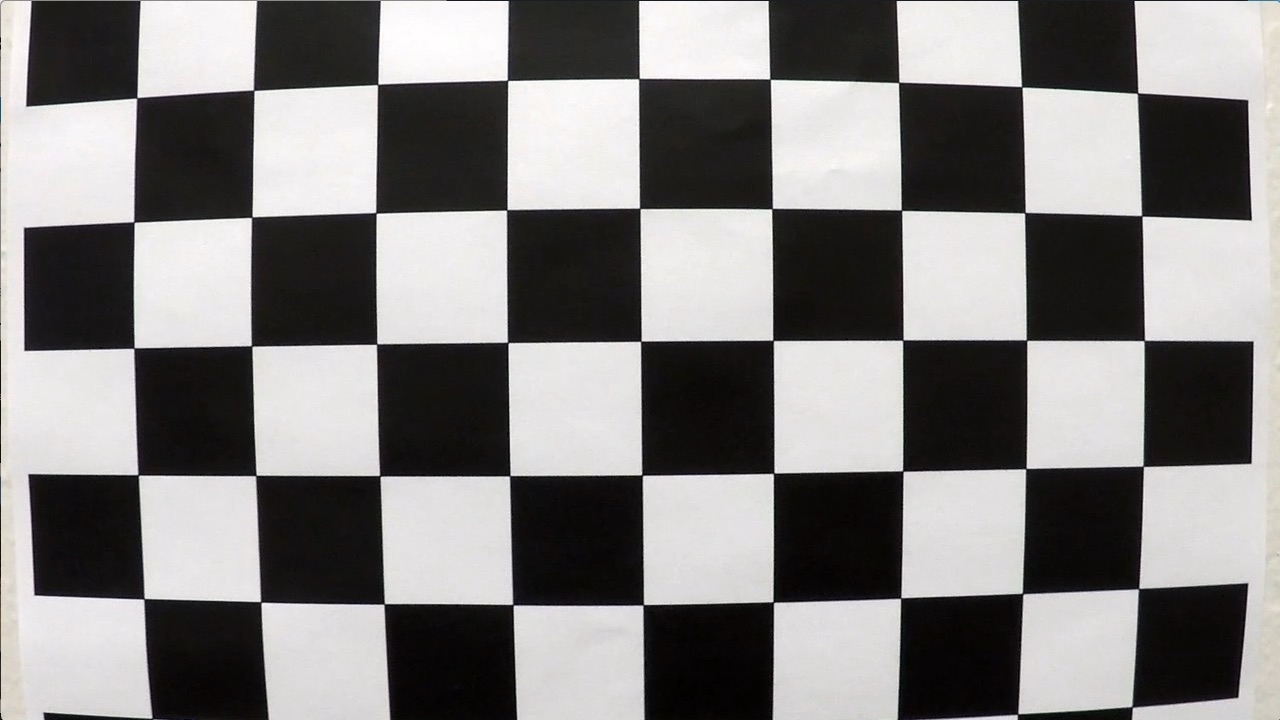
#> input picture CarND-Advanced-Lane-Lines/camera_cal/calibration1.jpg, 1280 x 720 px
$ python -i P2.py   (imports and definitions only)   (older library calls are emulated)
#> lines starting #> are read from the running program, lines starting #| are printed output that depends on the picture; long printed decimals are rounded
#!/usr/bin/env python
# coding: utf-8
# Self-Driving Car Engineer Nanodegree
# Project: **Finding Lane Lines on the Road**
# Author: Karthik Kalidas

# Import packages
import os
import numpy as np
import cv2
import glob
import matplotlib.pyplot as plt
import matplotlib.image as mpimg
from moviepy.editor import VideoFileClip

TEST_DIR = './test_images/'
SAVE_DIR = TEST_DIR + 'undistorted/'

# [38 lines left out: function camera_cal, not called in this run]

def abs_sobel_thresh(gray, orient='x', sobel_kernel=3, thresh=(0, 255)):
    if orient == 'x':
        abs_sobel = np.absolute(cv2.Sobel(gray, cv2.CV_64F, 1, 0, ksize=sobel_kernel))
    if orient == 'y':
        abs_sobel = np.absolute(cv2.Sobel(gray, cv2.CV_64F, 0, 1, ksize=sobel_kernel))

    scaled_sobel = np.uint8(255*abs_sobel/np.max(abs_sobel))
    binary_output = np.zeros_like(scaled_sobel)
    binary_output[(scaled_sobel >= thresh[0]) & (scaled_sobel <= thresh[1])] = 1
    return binary_output

# [16 lines left out: functions mag_thresh, dir_thresh, not called in this run]

def hls_select(img, thresh=(0, 255)):
    hls = cv2.cvtColor(img, cv2.COLOR_BGR2HLS)
    S = hls[:,:,2]
    binary_output = np.zeros_like(S)
    binary_output[(S >= thresh[0]) & (S <= thresh[1])] = 1
    return binary_output

def binary_threshold(img):
    gray = cv2.cvtColor(img, cv2.COLOR_BGR2GRAY)
    ksize = 3
    gradx = abs_sobel_thresh(gray, orient='x', sobel_kernel=ksize, thresh=(20, 100))
    # grady = abs_sobel_thresh(gray, orient='y', sobel_kernel=ksize, thresh=(0, 100))
    # mag_binary = mag_thresh(gray, sobel_kernel=ksize, mag_thresh=(20, 100))
    # dir_binary = dir_thresh(gray, sobel_kernel=ksize, thresh=(0, np.pi/2))
    hls_binary = hls_select(img, thresh=(150, 255))
    combined = np.zeros_like(hls_binary)
    # combined[(gradx == 1) & (mag_binary == 1) & (dir_binary == 1) & (hls_binary == 1)] = 1
    combined[(gradx == 1) | (hls_binary == 1)] = 1
    # [5 lines of commented-out code are left out]
    return combined

class Line():
    # Define a class to receive the characteristics of each line detection
    def __init__(self):
        # was the line detected in the last iteration?
        self.detected = False
        # x values of the last n fits of the line
        self.recent_xfitted = []
        #average x values of the fitted line over the last n iterations
        self.bestx = None
        #polynomial coefficients averaged over the last n iterations
        self.best_fit = None
        #polynomial coefficients for the most recent fit
        self.current_fit = [np.array([False])]
        #radius of curvature of the line in some units
        self.radius_of_curvature = None
        #distance in meters of vehicle center from the line
        self.line_base_pos = None
        #difference in fit coefficients between last and new fits
        self.diffs = np.array([0,0,0], dtype='float')
        #x values for detected line pixels
        self.allx = None
        #y values for detected line pixels
        self.ally = None

    def measure_curvature_real(self):
        # Define conversions in x and y from pixels space to meters
        ym_per_pix = 30/720 # meters per pixel in y dimension
        xm_per_pix = 3.7/700 # meters per pixel in x dimension

        # We'll choose the maximum y-value, corresponding to the bottom of the image
        y_eval = np.max(self.ally)

        # Calculation of R_curve (radius of curvature)
        self.radius_of_curvature = ((1 + (2*self.current_fit[0]*y_eval*ym_per_pix + self.current_fit[1])**2)**1.5) \
                                    / np.absolute(2*self.current_fit[0])

def find_lane_pixels(binary_warped):
    # Take a histogram of the bottom half of the image
    histogram = np.sum(binary_warped[binary_warped.shape[0]//2:,:], axis=0)
    # Create an output image to draw on and visualize the result
    out_img = np.dstack((binary_warped, binary_warped, binary_warped))
    # Find the peak of the left and right halves of the histogram
    # These will be the starting point for the left and right lines
    midpoint = int(histogram.shape[0]//2)
    leftx_base = np.argmax(histogram[:midpoint])
    rightx_base = np.argmax(histogram[midpoint:]) + midpoint

    # HYPERPARAMETERS
    # Choose the number of sliding windows
    nwindows = 9
    # Set the width of the windows +/- margin
    margin = 100
    # Set minimum number of pixels found to recenter window
    minpix = 50

    # Set height of windows - based on nwindows above and image shape
    window_height = int(binary_warped.shape[0]//nwindows)
    # Identify the x and y positions of all nonzero pixels in the image
    nonzero = binary_warped.nonzero()
    nonzeroy = np.array(nonzero[0])
    nonzerox = np.array(nonzero[1])
    # Current positions to be updated later for each window in nwindows
    leftx_current = leftx_base
    rightx_current = rightx_base

    # Create empty lists to receive left and right lane pixel indices
    left_lane_inds = []
    right_lane_inds = []

    # Step through the windows one by one
    for window in range(nwindows):
        # Identify window boundaries in x and y (and right and left)
        win_y_low = binary_warped.shape[0] - (window+1)*window_height
        win_y_high = binary_warped.shape[0] - window*window_height
        win_xleft_low = leftx_current - margin
        win_xleft_high = leftx_current + margin
        win_xright_low = rightx_current - margin
        win_xright_high = rightx_current + margin

        # Draw the windows on the visualization image
        cv2.rectangle(out_img,(win_xleft_low,win_y_low),
        (win_xleft_high,win_y_high),(0,255,0), 2)
        cv2.rectangle(out_img,(win_xright_low,win_y_low),
        (win_xright_high,win_y_high),(0,255,0), 2)

        # Identify the nonzero pixels in x and y within the window #
        good_left_inds = ((nonzeroy >= win_y_low) & (nonzeroy < win_y_high) &
        (nonzerox >= win_xleft_low) &  (nonzerox < win_xleft_high)).nonzero()[0]
        good_right_inds = ((nonzeroy >= win_y_low) & (nonzeroy < win_y_high) &
        (nonzerox >= win_xright_low) &  (nonzerox < win_xright_high)).nonzero()[0]

        # Append these indices to the lists
        left_lane_inds.append(good_left_inds)
        right_lane_inds.append(good_right_inds)

        # If you found > minpix pixels, recenter next window on their mean position
        if len(good_left_inds) > minpix:
            leftx_current = int(np.mean(nonzerox[good_left_inds]))
        if len(good_right_inds) > minpix:
            rightx_current = int(np.mean(nonzerox[good_right_inds]))

    # Concatenate the arrays of indices (previously was a list of lists of pixels)
    try:
        left_lane_inds = np.concatenate(left_lane_inds)
        right_lane_inds = np.concatenate(right_lane_inds)
    except ValueError:
        # Avoids an error if the above is not implemented fully
        pass

    # Extract left and right line pixel positions
    leftx = nonzerox[left_lane_inds]
    lefty = nonzeroy[left_lane_inds]
    rightx = nonzerox[right_lane_inds]
    righty = nonzeroy[right_lane_inds]

    return leftx, lefty, rightx, righty, out_img

def fit_polynomial(binary_warped):
    # Find our lane pixels first
    leftx, lefty, rightx, righty, out_img = find_lane_pixels(binary_warped)

    # Fit a second order polynomial to each using `np.polyfit`
    left_fit = np.polyfit(lefty, leftx, 2)
    right_fit = np.polyfit(righty, rightx, 2)

    # Generate x and y values for plotting
    ploty = np.linspace(0, binary_warped.shape[0]-1, binary_warped.shape[0] )
    try:
        left_fitx = left_fit[0]*ploty**2 + left_fit[1]*ploty + left_fit[2]
        right_fitx = right_fit[0]*ploty**2 + right_fit[1]*ploty + right_fit[2]
    except TypeError:
        # Avoids an error if `left` and `right_fit` are still none or incorrect
        print('The function failed to fit a line!')
        left_fitx = 1*ploty**2 + 1*ploty
        right_fitx = 1*ploty**2 + 1*ploty

    # Create a left Line object
    left_line = Line()
    left_line.detected = True
    left_line.current_fit = left_fit
    left_line.allx = left_fitx
    left_line.ally = ploty
    left_line.bestx = np.mean(left_line.allx)

    # Create a right Line object
    right_line = Line()
    right_line.detected = True
    right_line.current_fit = right_fit
    right_line.allx = right_fitx
    right_line.ally = ploty
    right_line.bestx = np.mean(right_line.allx)

    ## Visualization ##
    # Colors in the left and right lane regions
    out_img[lefty, leftx] = [255, 0, 0]
    out_img[righty, rightx] = [0, 0, 255]

    # Plots the left and right polynomials on the lane lines
    # plt.plot(left_fitx, ploty, color='yellow')
    # plt.plot(right_fitx, ploty, color='yellow')

    return out_img, left_line, right_line

def find_lanelines(img):
    ## CAMERA CALIBRATION
    # camera_cal()

    ## LOADING TEST IMAGES/VIDEOS
    # img = cv2.imread(SAVE_DIR + 'test1_undistorted.jpg')

    ## IMAGE BINARY THRESHOLDING
    binary_combined = binary_threshold(img)

    ## PERSPECTIVE TRANSFORM
    img_size = (img.shape[1], img.shape[0])
    src = np.float32([[250,670],[600,445],[740,445],[1130,670]])
    dst = np.float32([[250,660],[250,0],[1150,0],[1150,660]])
    M = cv2.getPerspectiveTransform(src, dst)
    binary_warped = cv2.warpPerspective(binary_combined, M, img_size, flags=cv2.INTER_LINEAR)

    ## POLYNOMIAL FITTING
    out_img, left_line, right_line = fit_polynomial(binary_warped)

    ## CURVATURE ESTIMATION
    left_line.measure_curvature_real()
    right_line.measure_curvature_real()
    print(left_line.radius_of_curvature, right_line.radius_of_curvature)

    ## POSITION ESTIMATION
    vehicle_center = ((left_line.bestx + right_line.bestx)/2) - (img.shape[1]/2)
    print(vehicle_center)

    ## FINAL RESULT WARPED BACK
    # Create an image to draw the lines on
    warp_zero = np.zeros_like(binary_warped).astype(np.uint8)
    color_warp = np.dstack((warp_zero, warp_zero, warp_zero))
    # Recast the x and y points into usable format for cv2.fillPoly()
    pts_left = np.array([np.transpose(np.vstack([left_line.allx, left_line.ally]))])
    pts_right = np.array([np.flipud(np.transpose(np.vstack([right_line.allx, right_line.ally])))])
    pts = np.hstack((pts_left, pts_right))
    # Draw the lane onto the warped blank image
    cv2.fillPoly(color_warp, np.int_([pts]), (0,255, 0))
    # Warp the blank back to original image space using inverse perspective matrix (Minv)
    Minv = cv2.getPerspectiveTransform(dst, src)
    newwarp = cv2.warpPerspective(color_warp, Minv, img_size)
    # Combine the result with the original image
    result = cv2.addWeighted(img, 1, newwarp, 0.3, 0)
    # result = cv2.cvtColor(result, cv2.COLOR_BGR2RGB)
    # plt.imshow(result)
    # plt.show()
    return result

# [10 lines not run here, left out]

>>> import cv2
>>> picture = cv2.imread('camera_cal/calibration1.jpg')
#> picture is the input picture: shape (720, 1280, 3); mean B, G, R 127.8, 128.4, 130.1
>>> result = find_lanelines(picture)
#> in binary_threshold, `gradx = abs_sobel_thresh(gray, orient='x', sobel_kernel=ksize, thresh=..`:
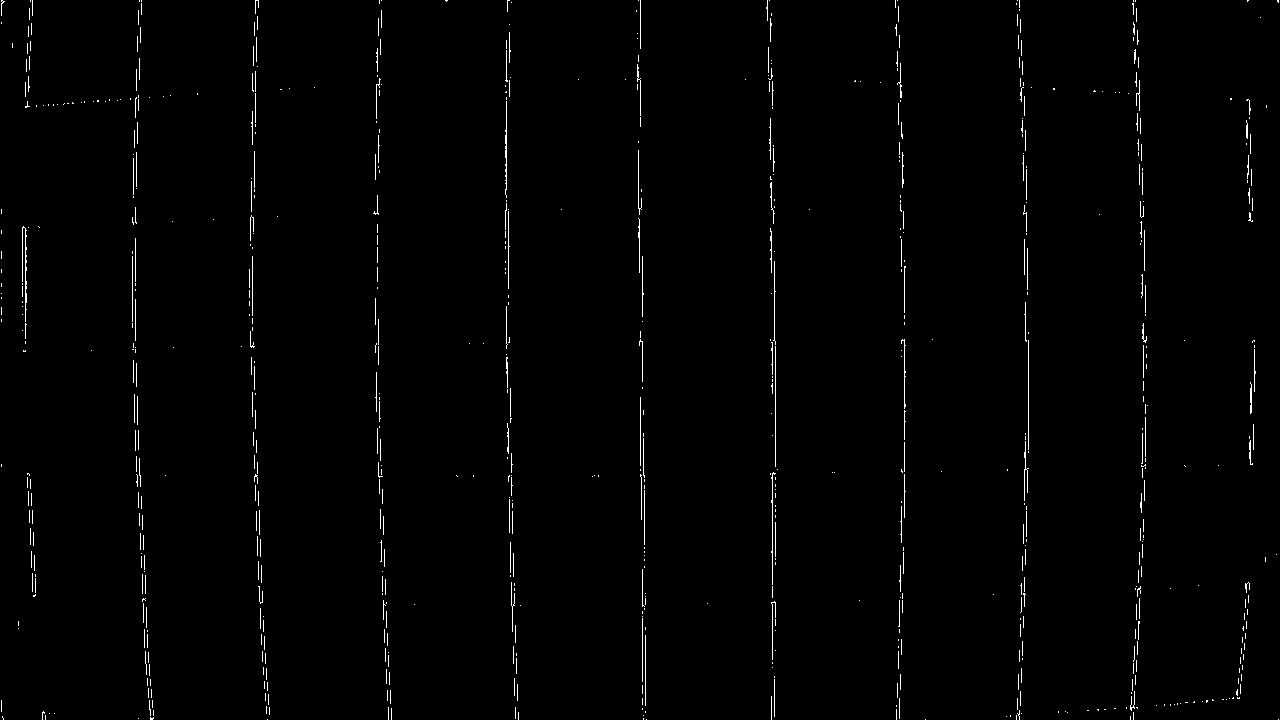
#> gradx: shape (720, 1280); values 0 (black) and 1 (white), 1% white in thin lines or dots
#> in find_lane_pixels, `histogram = np.sum(binary_warped[binary_warped.shape[0]//2:,:], axis=0)`: histogram = 1280 values, max 31 at index 608, min 0 at index 74, mean 4
#> in find_lane_pixels, `leftx_base = np.argmax(histogram[:midpoint])`: leftx_base = 608
#> in find_lane_pixels, `rightx_base = np.argmax(histogram[midpoint:]) + midpoint`: rightx_base = 646
#> in find_lane_pixels, `nonzero = binary_warped.nonzero()`: nonzero = 10677 positions, rows 0 to 679, columns 0 to 1279
#> in find_lane_pixels, `nonzeroy = np.array(nonzero[0])`: nonzeroy = 10677 values from 0 to 679
#> in find_lane_pixels, `nonzerox = np.array(nonzero[1])`: nonzerox = 10677 values, max 1279 at index 1310, min 0 at index 3546, mean 654.9
#> in find_lane_pixels, `leftx_current = leftx_base`: leftx_current = 608
#> in find_lane_pixels, `rightx_current = rightx_base`: rightx_current = 646
#> the loop in find_lane_pixels, `for window in range(nwindows):` made 9 passes
#> (win_xleft_low, win_xleft_high, win_xright_low, win_xright_high, leftx_current, rightx_current) on passes 1 to 4: (508, 708, 546, 746, 657, 699), (557, 757, 599, 799, 643, 649), (543, 743, 549, 749, 623, 623), (523, 723, 523, 723, 608, 608)
#> after the loop in find_lane_pixels, `for window in range(nwindows):`:
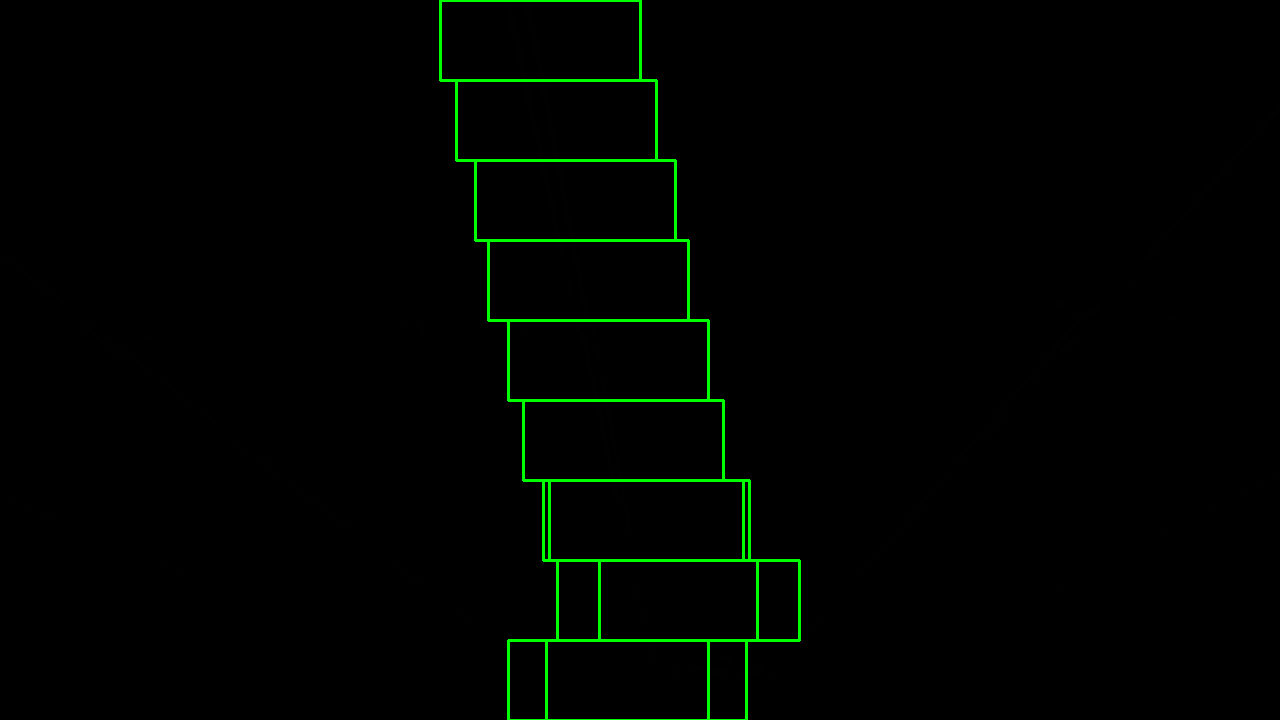
#> out_img: shape (720, 1280, 3); mean of channels 0, 1, 2 0, 3.3, 0; drawn as B, G, R
#> after the loop in find_lane_pixels, `for window in range(nwindows):`: left_lane_inds = 9 items
#> in find_lane_pixels, `left_lane_inds = np.concatenate(left_lane_inds)`: left_lane_inds = 4763 values, max 10670 at index 274, min 0 at index 3757, mean 3633.7
#> in find_lane_pixels, `right_lane_inds = np.concatenate(right_lane_inds)`: right_lane_inds = 4936 values, max 10671 at index 449, min 0 at index 3930, mean 3862.1
#> in find_lane_pixels, `leftx = nonzerox[left_lane_inds]`: leftx = 4763 values, max 721 at index 366, min 504 at index 3757, mean 568.4
#> in find_lane_pixels, `lefty = nonzeroy[left_lane_inds]`: lefty = 4763 values, max 679 at index 268, min 0 at index 3757, mean 249.1
#> in find_lane_pixels, `rightx = nonzerox[right_lane_inds]`: rightx = 4936 values, max 775 at index 533, min 504 at index 3930, mean 575.5
#> in find_lane_pixels, `righty = nonzeroy[right_lane_inds]`: righty = 4936 values, max 679 at index 442, min 0 at index 3930, mean 263.7
#> in fit_polynomial, `left_fit = np.polyfit(lefty, leftx, 2)`: left_fit = [1.67e-05, 0.201, 516.8]
#> in fit_polynomial, `right_fit = np.polyfit(righty, rightx, 2)`: right_fit = [0.000204, 0.118, 522.3]
#> in fit_polynomial, `left_fitx = left_fit[0]*ploty**2 + left_fit[1]*ploty + left_fit[2]`: left_fitx = 720 values from 516.8 to 669.6
#> in fit_polynomial, `right_fitx = right_fit[0]*ploty**2 + right_fit[1]*ploty + right_fit[2]`: right_fitx = 720 values from 522.3 to 712.2
#> in fit_polynomial, `left_line.current_fit = left_fit`: left_line.current_fit = [1.67e-05, 0.201, 516.8]
#> in fit_polynomial, `left_line.allx = left_fitx`: left_line.allx = 720 values from 516.8 to 669.6
#> in fit_polynomial, `left_line.bestx = np.mean(left_line.allx)`: left_line.bestx = 591.8
#> in fit_polynomial, `right_line.current_fit = right_fit`: right_line.current_fit = [0.000204, 0.118, 522.3]
#> in fit_polynomial, `right_line.allx = right_fitx`: right_line.allx = 720 values from 522.3 to 712.2
#> in fit_polynomial, `right_line.bestx = np.mean(right_line.allx)`: right_line.bestx = 599.7
#> in fit_polynomial, `out_img[righty, rightx] = [0, 0, 255]`:
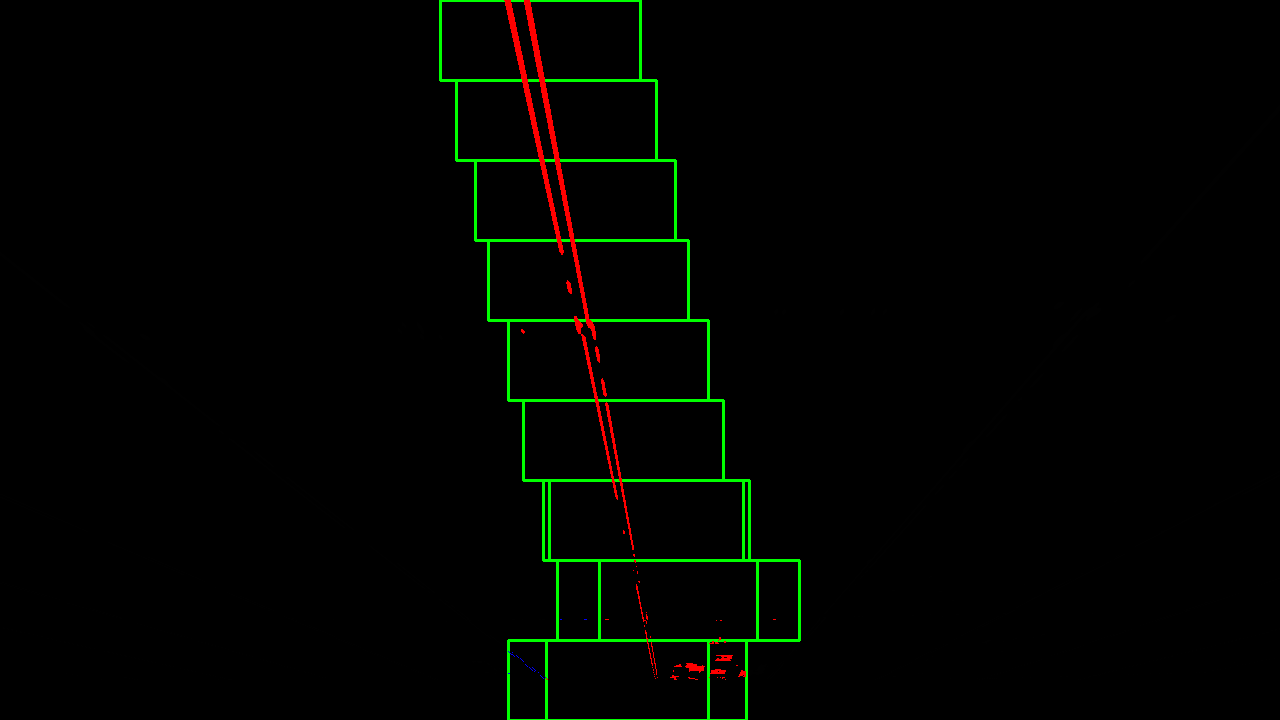
#> out_img: shape (720, 1280, 3); mean of channels 0, 1, 2 0, 3.2, 1.4; drawn as B, G, R
#> in measure_curvature_real, `self.radius_of_curvature = ((1 + (2*self.current_fit[0]*y_eval*ym_per_..`: self.radius_of_curvature = 31872.1
#| 31872.082 2515.383
#> in find_lanelines, `vehicle_center = ((left_line.bestx + right_line.bestx)/2) - (img.shape..`: vehicle_center = -44.22
#| -44.225
#> in find_lanelines, `pts_left = np.array([np.transpose(np.vstack([left_line.allx, left_line..`: pts_left = 720 pairs, first value 516.8 to 669.6, second value 0 to 719
#> in find_lanelines, `pts_right = np.array([np.flipud(np.transpose(np.vstack([right_line.all..`: pts_right = 720 pairs, first value 522.3 to 712.2, second value 0 to 719
#> in find_lanelines, `pts = np.hstack((pts_left, pts_right))`: pts = 1440 pairs, first value 516.8 to 712.2, second value 0 to 719
#> in find_lanelines, `Minv = cv2.getPerspectiveTransform(dst, src)`: Minv = [[0.156, -0.849, 561.1], [9.44e-17, -0.513, 445], [2.12e-19, -0.00127, 1]]
